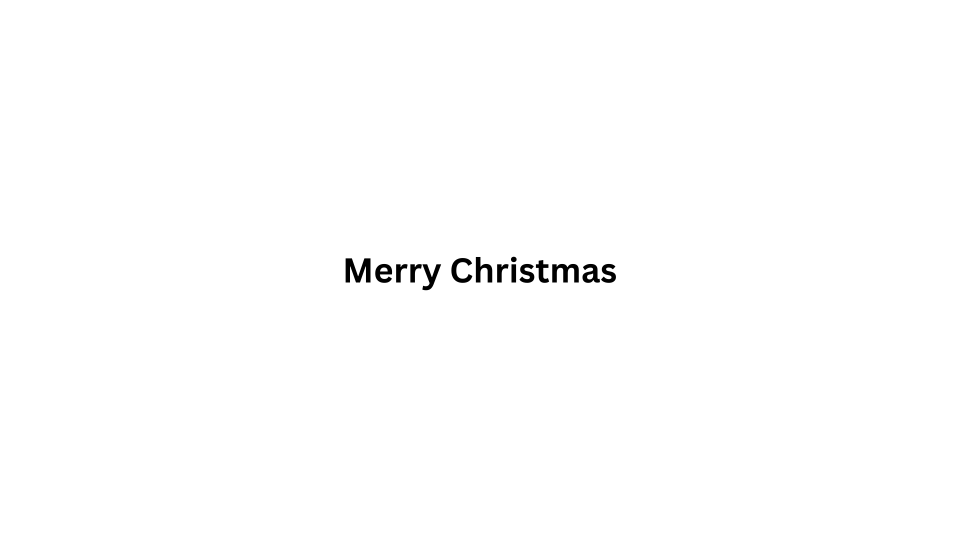
#> input picture Merry Ch.png, 1920 x 1080 px (shown at 1/2 size)
$ jupyter execute Untitled.ipynb
#> lines starting #> are read from the running program, lines starting #| are printed output that depends on the picture; after the words box and inside, x2 and y2 are one past the last pixel; in counts of white or black regions, pixels touching at a corner belong together
[cell 1]
from PIL import Image
from numpy import asarray

img = Image.open('Merry Ch.png')
#> img is the input picture: PIL image 1920x1080 RGBA; mean R, G, B, A 253.7, 253.7, 253.7, 255
# asarray() class is used to convert
# PIL images into NumPy arrays
img = img.convert('1')
#> img: PIL image 1920x1080 1; 99.5% white; 15 black regions, largest, box (x1, y1, x2, y2) and area: (691, 517, 741, 565) 1532, (1104, 528, 1158, 565) 1160, (903, 516, 945, 566) 906
numpydata = asarray(img)

import pandas as pd

image = pd.DataFrame(numpydata)
#> image = table of 1080 rows and 1920 columns

import seaborn as sns

# sns.heatmap(image.iloc[500:588,600:1296])

image_crop= image.iloc[500:588,600:1296]
#> image_crop = table of 88 rows and 696 columns

image_crop = image_crop.melt(ignore_index=False,var_name="x").reset_index(names=['y'])
#> image_crop = table of 61248 rows and 3 columns
image_crop_text = image_crop[image_crop['value']==False]
#> image_crop_text = table of 10517 rows and 3 columns
background = image_crop[image_crop['value']==True]
#> background = table of 50731 rows and 3 columns

import matplotlib.pyplot as plt
fig,ax = plt.subplots(figsize=(12,4))
sns.scatterplot(data = image_crop.sample(frac=0.1),x='x',y='y',c='green')
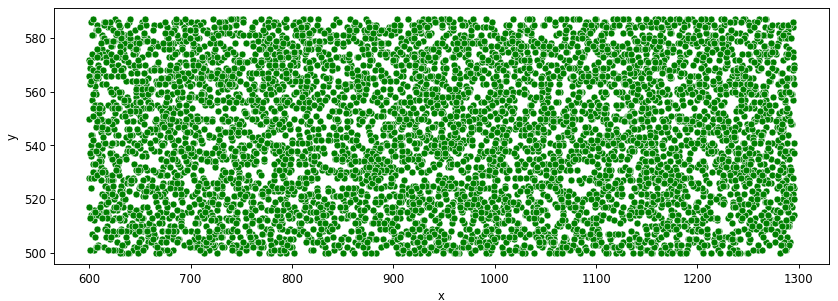
#> figure drawn by matplotlib, 1 panel

[cell 2]
total_data_sampled = image_crop.sample(frac=0.2)
#> total_data_sampled = table of 12250 rows and 3 columns

[cell 3]
sns.scatterplot(data = image_crop_text.sample(frac=0.9),x='x',y='y',c='red')
plt.gca().invert_yaxis()
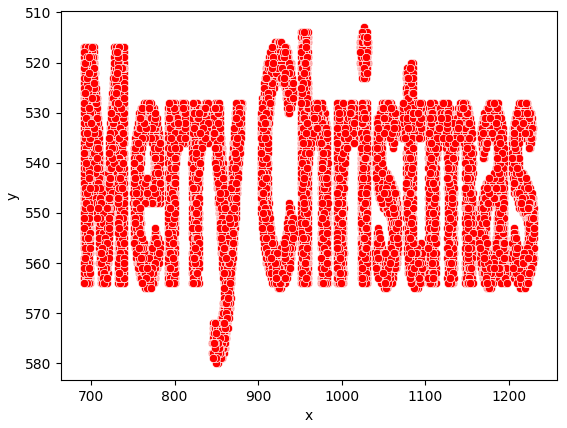
#> figure drawn by matplotlib, 1 panel
